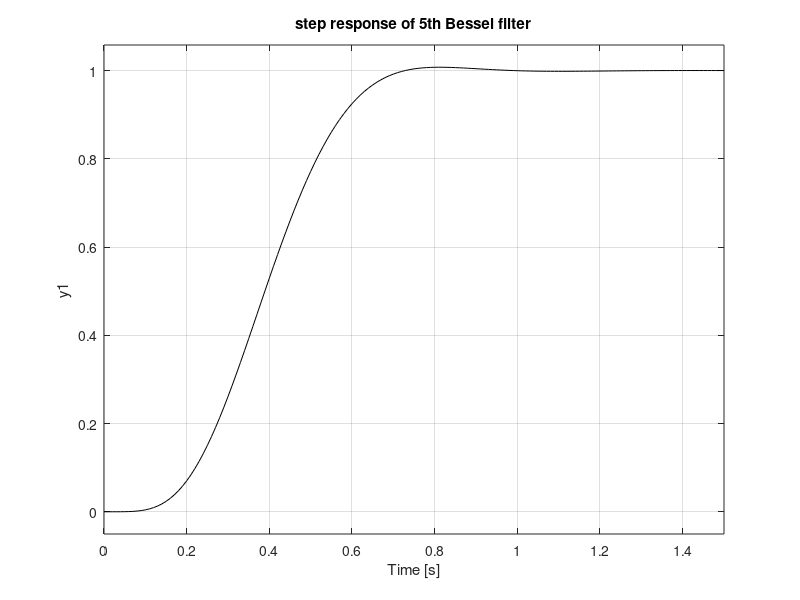

Reproduce this figure in MATLAB.
% Step response of Bessel filter
wc=10; % desired cut-off frequency
N=5; % order of the filter
[num,den]=besself(N,wc); %analog Bessel filter
G=tf(num,den); %transfer function
t=0:0.01:1.5; %time vector (1.5 seconds)
step(G,t,'k'); %step response of G
title('step response of 5th Bessel filter');
